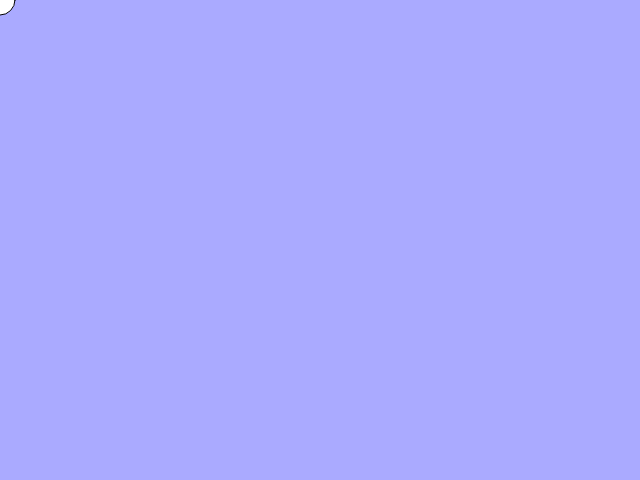
Frame 1 (no input)
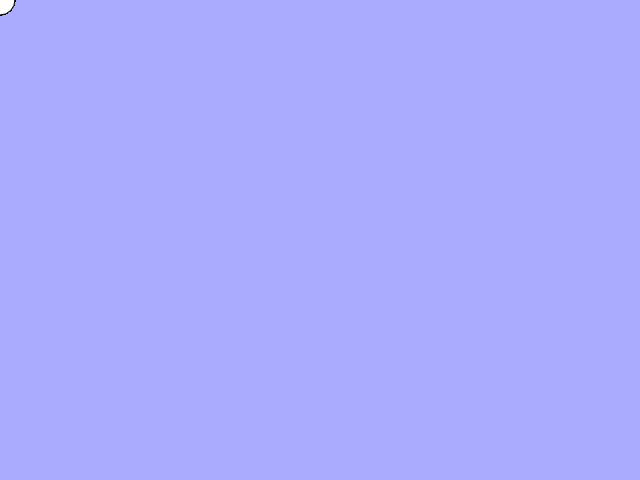
Frame 60 (no input)
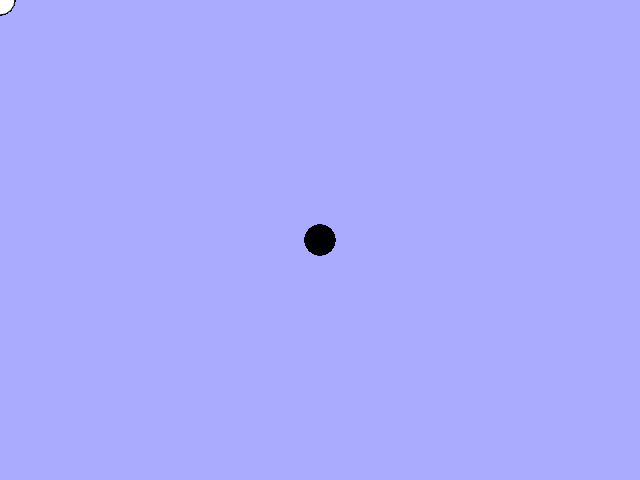
Frame 120 (the mouse pressed at the canvas centre since frame 60)

The p5.js sketch that drew these frames (run headless with seeded random() and noise() and a simulated clock; from frame 60 on, the mouse is pressed at the canvas centre):

// p5.js sketch
// ── sketch.js
function setup() {
  createCanvas(640,480);
  background("#aaaaff");

}

function draw() {
  if (mouseIsPressed){
    fill(0);
  } else{
    fill(255);
  }
  ellipse(mouseX,mouseY,30,30);
}
